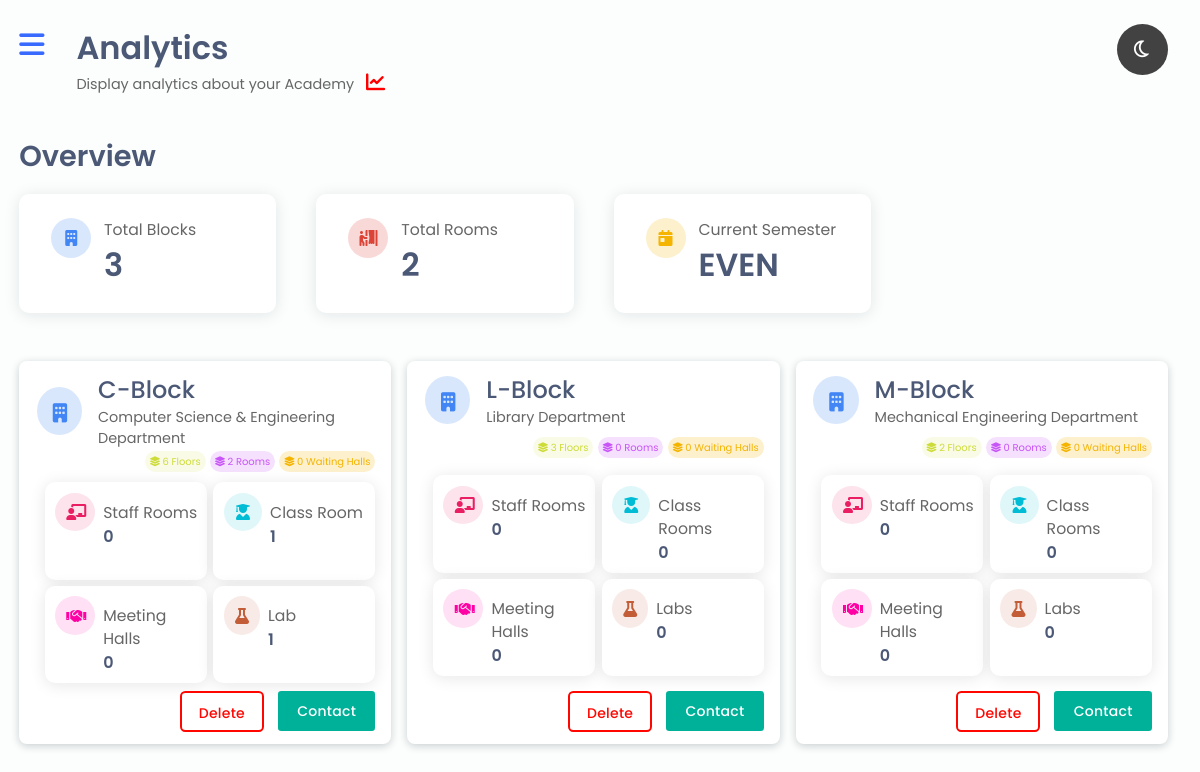
The page /academic/manage_academic/ (signed in) on the database its author committed.
### akira_apps/academic/models.py (models this page shows, shortened)
class Semester(models.Model):
    MODE = [
        ('ODD','ODD'),
        ('EVEN','EVEN'),
    ]
    id = models.UUIDField(primary_key = True, unique = True, default = uuid.uuid4, editable = False)
    mode = models.CharField(max_length = 4, choices = MODE, default = 1)
    start_year = models.DateField()
    end_year = models.DateField()
    is_active = models.BooleanField(default=True)
    class Meta:
        ordering = ['-start_year']

class Block(models.Model):
    id = models.UUIDField(primary_key = True, unique = True, default = uuid.uuid4, editable = False)
    block_name = models.CharField(max_length = 50, unique = True)
    block_desc = models.CharField(max_length = 100, blank = True, null = True)
    class Meta:
        ordering = ['block_name']

### akira_apps/super_admin/decorators.py (the view)
        def wrapper_func(request, *args, **kwargs):
            group = None
            if request.user.groups.exists():
                group = request.user.groups.all()[0].name
            if group in allowed_roles:
                return view_func(request, *args, **kwargs)
            else:
                return HttpResponse("Looks Like You Have Lost Your Way...!")

### akira_apps/academic/templatetags/block_components.py (called while the page is built)
@register.filter
def block_floors(value):
    getFloors = Floor.objects.filter(block__block_name=value).count()
    return getFloors

@register.filter
def block_rooms(value):
    getRooms = Room.objects.filter(block__block_name=value).count()
    return getRooms

@register.filter
def block_waiting_halls(value):
    getBlockWaitingHalls = Room.objects.filter(block__block_name=value, type="Waiting Hall").count()
    return getBlockWaitingHalls

@register.filter
def block_lab_rooms(value):
    getBlockLabRooms = Room.objects.filter(block__block_name=value, type="Lab").count()
    return getBlockLabRooms

@register.filter
def block_staff_rooms(value):
    getBlockStaffRooms = Room.objects.filter(block__block_name=value, type="Staff Room").count()
    return getBlockStaffRooms

@register.filter
def block_class_rooms(value):
    getBlockClassRooms = Room.objects.filter(block__block_name=value, type="Class Room").count()
    return getBlockClassRooms

@register.filter
def block_meeting_halls(value):
    getBlockMeetingHalls = Room.objects.filter(block__block_name=value, type="Meeting Hall").count()
    return getBlockMeetingHalls

### akira_apps/academic/views.py (called while the page is built)
@allowed_users(allowed_roles=['Administrator', 'Head of the Department'])
def manage_academic(request):
    blocks = Block.objects.all().order_by('block_name')
    floors = Floor.objects.all()
    rooms = Room.objects.all()
    roomTypeForm = RoomTypeForm()
    semesters = Semester.objects.all()
    semesterModeForm = SemesterModeForm()
    getActiveSemester = Semester.objects.filter(is_active=True)
    activeSemesterMode = "--"
    if getActiveSemester:
        activeSemesterMode = getActiveSemester[0].mode
    context = {
        "blocks": blocks,
        "floors": floors,
        "rooms": rooms,
        "roomTypeForm":roomTypeForm,
        "semesters":semesters,
        "semesterModeForm":semesterModeForm,
        "activeSemesterMode":activeSemesterMode,
    }
    return render(request, 'academic/academic.html', context)

### akira_apps/staff/templatetags/user_group.py (called while the page is built)
@register.filter
def user_group(value):
    user = User.objects.get(username=value)
    groupList = ', '.join(map(str, user.groups.all()))
    return groupList

### akira_apps/academic/templates/academic/academic.html (shortened to what this page needs)
{% extends 'side_panel-navbar_dashboard.html' %}
{% load static %}
{% load user_group %}
{% load block_components %}
{% block content %}
{% block analytics-text %}
<h1>Analytics</h1>
<p>Display analytics about your Academy <span class="fas fa-chart-line"></span> </p>
{% endblock %}
{% block analytic-overview %}
<section>
  <h3 class="section-head">Overview</h3>
</section>
<div class="analytics">
  <div class="analytic">
      <div class="analytic-icon">
          <span class="fa-solid fa-building"></span>
      </div>
      <div class="analytic-info">
          <h4>Total Blocks</h4>
          <h1>{{ blocks|length }}</h1>
      </div>
  </div>
  <div class="analytic">
    <div class="analytic-icon">
        <span class="fa-solid fa-person-booth"></span>
    </div>
    <div class="analytic-info">
        <h4>Total Rooms</h4>
        <h1>{{ rooms|length }}</h1>
    </div>
  </div>
  <div class="analytic">
      <div class="analytic-icon">
          <span class="fa-solid fa-calendar-day"></span>
      </div>
      <div class="analytic-info">
          <h4>Current Semester</h4>
          <h1>{{ activeSemesterMode }}</h1>
      </div>
  </div>
</div>
{% endblock %}
{% block academic %}
<div class="list-all-blocks-info">
  {% for i in blocks %}
  <div class="item-block">
    <div class="block-name-desc">
      <span class="fa-solid fa-building building-block-icon"></span>
      <div class="block-name-block-desc">
        <h2>{{ i.block_name }}</h2>
        <p>{{ i.block_desc }}</p>
      </div>
    </div>
    <div class="block-chips">
      <span class="block-chip chip-one">
        <i class="fa-solid fa-layer-group"></i>
        {{ i.block_name|block_floors }} Floor{{ i.block_name|block_floors|pluralize }}
      </span>
      <span class="block-chip chip-two">
        <i class="fa-solid fa-layer-group"></i>
        {{ i.block_name|block_rooms }} Room{{ i.block_name|block_rooms|pluralize }}
      </span>
      <span class="block-chip chip-three">
        <i class="fa-solid fa-layer-group"></i>
        {{ i.block_name|block_waiting_halls }} Waiting Hall{{ i.block_name|block_waiting_halls|pluralize }}
      </span>
    </div>
    <div class="block-contents">
      <div class="component1">
        <li>
          <div class="whole-component">
            <div class="icon-component">
              <span class="fa-solid fa-chalkboard-user"></span>
            </div>
            <div class="info-component">
              <h5>Staff Room{{ i.block_name|block_staff_rooms|pluralize }}</h5>
              <h4>{{ i.block_name|block_staff_rooms }}</h4>
            </div>
          </div>
        </li>
      </div>
      <div class="component2">
        <li>
          <div class="whole-component">
            <div class="icon-component">
              <span class="fa-solid fa-user-graduate"></span>
            </div>
            <div class="info-component">
              <h5>Class Room{{ i.block_name|block_class_rooms|pluralize }}</h5>
              <h4>{{ i.block_name|block_class_rooms }}</h4>
            </div>
          </div>
        </li>
      </div>
      <div class="component3">
        <li>
          <div class="whole-component">
            <div class="icon-component">
              <span class="fa-solid fa-handshake"></span>
            </div>
            <div class="info-component">
              <h5>Meeting Hall{{ i.block_name|block_meeting_halls|pluralize }}</h5>
              <h4>{{ i.block_name|block_meeting_halls }}</h4>
            </div>
          </div>
        </li>
      </div>
      <div class="component4">
        <li>
          <div class="whole-component">
            <div class="icon-component">
              <span class="fa-solid fa-flask"></span>
            </div>
            <div class="info-component">
              <h5>Lab{{ i.block_name|block_lab_rooms|pluralize }}</h5>
              <h4>{{ i.block_name|block_lab_rooms }}</h4>
            </div>
          </div>
        </li>
      </div>
    </div>
    <div class="block-buttons">
      <button class="block-delete-btn" onclick="document.location='{% url 'delete_block' i.id %}'">Delete</button>
      <button class="block-contact-btn"><span>Contact</span></button>
    </div>
  </div>
  {% empty %}
  No Data Available
  {% endfor %}
</div>
{% endblock %}
{% endblock %}

### rows shown on the page
Semester: mode "EVEN"
Block: block_name "C-Block", block_desc "Computer Science & Engineering Department", block_name|block_floors "6", block_name|block_rooms "2", block_name|block_waiting_halls "0", block_name|block_staff_rooms "0", block_name|block_class_rooms "1", block_name|block_meeting_halls "0", block_name|block_lab_rooms "1"
Block: block_name "L-Block", block_desc "Library Department", block_name|block_floors "3", block_name|block_rooms "0", block_name|block_waiting_halls "0", block_name|block_staff_rooms "0", block_name|block_class_rooms "0", block_name|block_meeting_halls "0", block_name|block_lab_rooms "0"
Block: block_name "M-Block", block_desc "Mechanical Engineering Department", block_name|block_floors "2", block_name|block_rooms "0", block_name|block_waiting_halls "0", block_name|block_staff_rooms "0", block_name|block_class_rooms "0", block_name|block_meeting_halls "0", block_name|block_lab_rooms "0"

### other values the page prints
{{ blocks|length }} "3"
{{ rooms|length }} "2"
